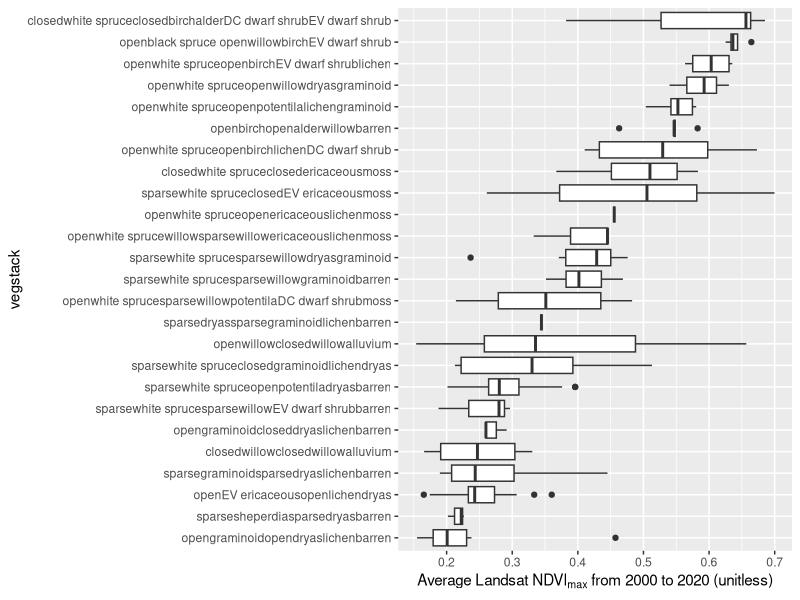

This figure's R source: (Note: this script raises an error after producing the figure.)
# This R script develops Landsat NDVI time series for sampling sites along a transect across the Brooks Range.
# Author: Logan Berner, NAU
# Date: 2021-04-08

# SET UP WORK SPACE ---------------------------------------------------------------------------
rm(list=ls())
require(data.table)
require(ggplot2)
# setwd('C:/Users/Logan/My Drive/research/side_projects/dial_brooks_range/')

lsat.dt <- fread('output/pretty_fork_lsat_ndvi_max_timeseries.csv')

lsat.avg.dt <- lsat.dt[, .(ndvi.max.avg = mean(ndvi.max)), by = c('site','vegstack')]

lsat.smry.dt <- lsat.avg.dt[, .(ndvi.max.med = median(ndvi.max.avg)), by = c('vegstack')]
setorder(lsat.smry.dt, ndvi.max.med)

lsat.avg.dt[, vegstack := factor(vegstack, levels = lsat.smry.dt$vegstack)]

ggplot(lsat.avg.dt, aes(x = vegstack, y = ndvi.max.avg)) + 
  geom_boxplot() + coord_flip() + 
  labs(y = expression("Average Landsat NDVI"['max']~"from 2000 to 2020 (unitless)"))

ggsave('figures/pretty_fork_lsat_ndvi_averages_bwplot.jpg', width = 10, height = 8, units = 'in')  
